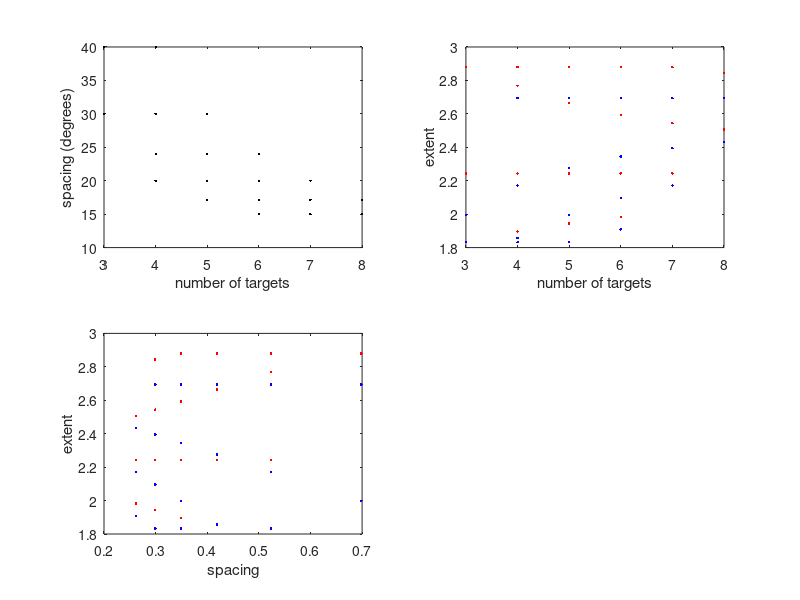

MATLAB code for this plot:
function [configurations, counts] = occlusiongen()

    % I need to come up with a set of configurations for a visual stimulus
    % such that there are at least two "target numbers" tested for every
    % "target spacing", and there are at least two "target spacings" tested
    % for every "target count." Additionally I want the list to meet some
    % additional constraints. The actual details are unimportant for this
    % blog.

    % I need to be com up with a list of target spacings and corresponding target
    % counts such that:
    % there are at least two densities
    % the targets on the end do not move further from the terminal flankers
    % than their actual spacings
    % the extent of the stimulus is in some range

    %        ( 'spacing', 2*pi ./([8 9 11 12 14 16 18 20 22 24]) ...
    %9 11 13 16 19 23
    
    min_extent_allowed = 105/180 * pi;
    max_extent_allowed = 165/180 * pi;
    configurations = expandGrid...
        ( 'spacing', 2*pi ./([9 12 15 18 21 24]) ...
        , 'nTargets', 3:8 ...
        , 'stepsize', 0.075 ...
        , 'nsteps', 4 ... %fencepost! this means FIVE appearances, FOUR displacements
        );

    %work it out and determine a minimum and maximum 
    configurations.min_distance = 2 * configurations.stepsize;
    configurations.max_distance = configurations.spacing + 3*configurations.stepsize;
    configurations.traversed = (configurations.nsteps).*configurations.stepsize;
    configurations.min_extent = configurations.spacing .* (configurations.nTargets - 1) + configurations.traversed + 2*configurations.min_distance;
    configurations.max_extent = configurations.spacing .* (configurations.nTargets - 1) + 2*configurations.max_distance - configurations.traversed;
    
    configurations.compatible = (configurations.min_extent <= max_extent_allowed) & (configurations.max_extent >= min_extent_allowed) & (configurations.min_extent <= configurations.max_extent);
    %configurations.compatible = (configurations.min_extent <= max_extent_allowed) & (configurations.max_extent >= min_extent_allowed);
    
    configurations.min_extent = max(configurations.min_extent, min_extent_allowed);
    configurations.max_extent = min(configurations.max_extent, max_extent_allowed);
    
    %now, how many element counts are compatible with each spacing?
    spacingCases = struct...
        ( 'spacing', unique(configurations.spacing)...
        , 'nCases', arrayfun(@(s) sum(configurations.compatible(configurations.spacing==s)), unique(configurations.spacing))...
        , 'nTargets', nan(size(unique(configurations.spacing)))...
        );
    
    %now, how many spacings are available with each element count?
    countCases = struct...
        ( 'spacing', nan(size(unique(configurations.nTargets))) ...
        , 'nCases', arrayfun(@(n)sum(configurations.compatible(configurations.nTargets==n)), unique(configurations.nTargets)) ...
        , 'nTargets', unique(configurations.nTargets) ...
        );
    
    %concatenate the two structures.
    counts = soaCat(1, spacingCases, countCases);
    
    %filter out only those configurations that are compatible
    configurations = soaSubset(configurations, configurations.compatible);
    
    subplot(2,2,1);
    plot(configurations.nTargets, 180/pi * configurations.spacing, 'k.');
    
    xlabel('number of targets');
    ylabel('spacing (degrees)');
    
    %Now I'd like to know how many configurations are compatible with each
    %span of the flankers.
    configurations.extents = cell(size(configurations.compatible));
    %for i = 1:numel(configurations.compatible)
    %    configurations.extents{i} = extents(extents >= configurations.min_extent(i) & extents <= configurations.max_extent(i));
    %end
    %configurations.nExtents = cellfun('prodofsize', configurations.extents);
    subplot(2,2,2);
    plot(configurations.nTargets, configurations.min_extent, 'b.', ...
         configurations.nTargets,configurations.max_extent, 'r.');
    xlabel('number of targets');
    ylabel('extent');
    
    subplot(2,2,3);
    plot(configurations.spacing, configurations.min_extent, 'b.', ...
        configurations.spacing,configurations.max_extent, 'r.')
    xlabel('spacing');
    ylabel('extent');
end

function out = soaCat(along, varargin)
    out = mstructfun(@(varargin)cat(along, varargin{:}), varargin{:});
end

function out = soaSubset(soa, set)
    out = structfun(@(x)x(set), soa, 'UniformOutput', 0);
end

function varargout = mstructfun(f, varargin)
    %How silly of me to think that STRUCTFUN could be used like the above,
    %but "STRUCTFUN only iterates over the fields of one structure." How
    %useless is that?
    fnames = fieldnames(varargin{1});
    [varargout{1:nargout}] = cellfun(@inner, fnames, 'UniformOutput', 0);
    function varargout = inner(fname)
        args = cellfun(@(x)x.(fname), varargin, 'UniformOutput', 0);
        [varargout{1:nargout}] = f(args{:});
    end

    varargout = cellfun(@structify, varargout, 'UniformOutput', 0);
    function out = structify(s)
        stargs = cat(1, fnames(:)', arrayfun(@(x)x,s(:)','UniformOutput', 0));
            out = struct(stargs{:});
    end
end 

function varargout = doCall(fn, c)
    [varargout{1:nargout}] = fn(c{:});
end

function grid = expandGrid(varargin)
    names = varargin(1:2:end);
    args = varargin(2:2:end);
    sizes = cellfun('prodofsize', args);
    indices = fullfact(sizes);
    grid = cellfun...
        ( @(arg, ix)reshape(arg(ix), size(ix)) ...
        , args, num2cell(indices, 1)...
        , 'UniformOutput', 0);
    grid = cell2struct(grid, names, 2);
end

%Our Experiment is as follows.
%Simului are only tested at one eccentricity.
%Stimuli are flanked at either end. 
%The angle spanning the two flankers is between 90 and 135 degrees,
%on either the left or right (or top or bottom?) side of the display.
%In separate blocks, we test on left and right sides of the display.
%The list of available stimuli is such that more than one target spacing is
%tested for each target count, and more than one target count is tested for
%each target.
